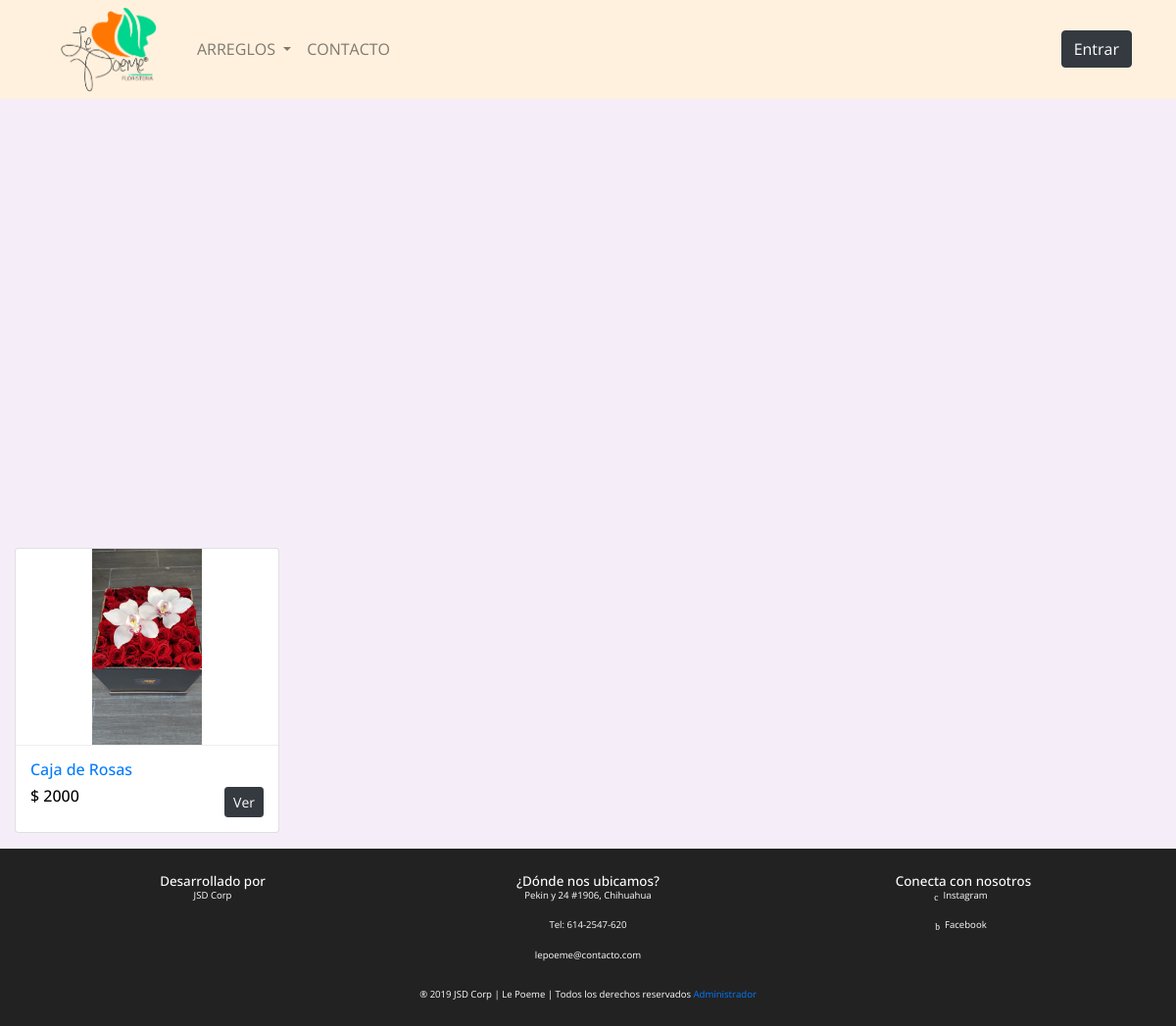
Page /amor-products.php on the committed database.
### tables this page shows
CREATE TABLE `product` (
  `id` int(11) NOT NULL,
  `name` varchar(50) NOT NULL,
  `descr` text NOT NULL,
  `img` varchar(100) NOT NULL,
  `price` float NOT NULL,
  `cat` varchar(10) NOT NULL,
  `stock` int(11) NOT NULL
);

### amor-products.php (the view, shortened to what this page needs)
<!DOCTYPE html>
<html>
<head>
	<link href="//maxcdn.bootstrapcdn.com/bootstrap/4.1.1/css/bootstrap.min.css" rel="stylesheet" id="bootstrap-css">
	<link href="./css/style.css" rel="stylesheet">
	<link href="./css/style.css" rel="stylesheet">
</head>
<body>
	<?php include 'header.php';?>
	<div id="carouselExampleControls" class="carousel slide" data-ride="carousel">
  <div class="carousel-inner">
    <div class="carousel-item active" style="margin-top:-200px;">
    </div>
  </div>
</div>
<br><br>
<div class="lepoeme-content">
	<div class="container-fluid">
		<div class="row">
				<div class="col-lg">
					<div class="row">
						<?php
							$q="select * from product where cat='amor'";
							$run=mysqli_query($link,$q);
							while($row=mysqli_fetch_array($run))
							{
								$id=$row['id'];
								$name=$row['name'];
								$img=$row['img'];
								$price=$row['price'];
						?>
						<div class="col-md-3"><?php
							echo "<figure class='card card-product'>
								<div class='img-wrap'>
									<img src='product-img/$img'>
								</div>";?>
								<figcaption class='info-wrap'>
									<?php echo"<h6 class='title text-dots'><a href='articulo.php?product=$id'>$name</a></h6>";?>
									<div class='action-wrap'>
										<a href='articulo.php?product=<?php echo $id;?>' class='btn btn-dark btn-sm float-right'> Ver </a>
										<div class='price-wrap h6'>
											<?php echo"<span class='price-new'>$ $price</span>";?>
										</div>
									</div>
								</figcaption>
							</figure>
						</div>
					<?php
				}
				?>
</div>
				</div>
			</div>
	</div>
</div>
<?php include 'footer.php';?>
</body>
</html>

### css/style.css (style rules this page uses)
body { background-color: white; color: #000; }
.btn { solid:#eee; }
.lepoeme-content { padding-top: 10px; }
.carousel-item { transition: -webkit-transform 0.2s ease; transition: transform 0.2s ease; transition: transform 0.2s ease, -webkit-transform 0.2s ease; -webkit-backface-visibility: visible; backface-visibility: visible; height: 600px; }
.row:after { content: ""; display: table; clear: both; }
.card-product:after { content: ""; display: table; clear: both; visibility: hidden; }
.card-product .price-new, .card-product .price { margin-right: 5px; }
.card-product .img-wrap { border-radius: 3px 3px 0 0; overflow: hidden; position: relative; height: 200px; text-align: center; }
.card-product .img-wrap img { max-height: 100%; max-width: 100%; object-fit: cover; }
.card-product .info-wrap { overflow: hidden; padding: 15px; border-top: 1px solid #eee; }
.card-product .action-wrap { padding-top: 4px; margin-top: 4px; }
.card-product .title { margin-top: 0; }

### css/estylefooter.css (style rules this page uses)
* { box-sizing: border-box; }
body { background-color: #f5eef8; font-family: 'Open Sans', sans-serif; margin: 0; }
h1,h2,h3,h4,h5,h6 { font-family: 'Oxygfont-family: 'Open Sans', sans-serif;en', sans-serif; margin: 0; }

### rows in the picture
product: img (picture), name "Caja de Rosas", price "2000"
